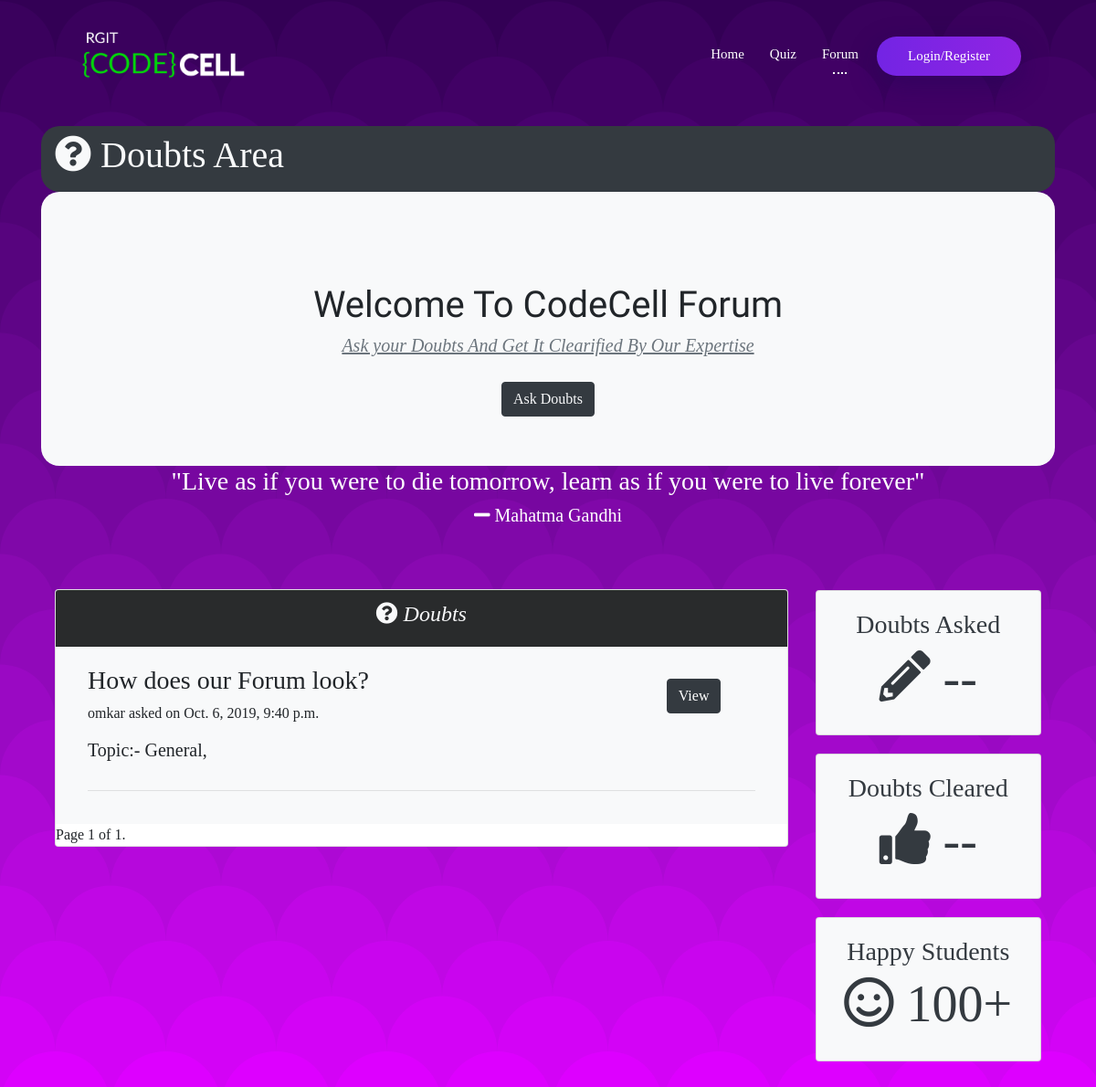
Before: /forum/ with the older database file.
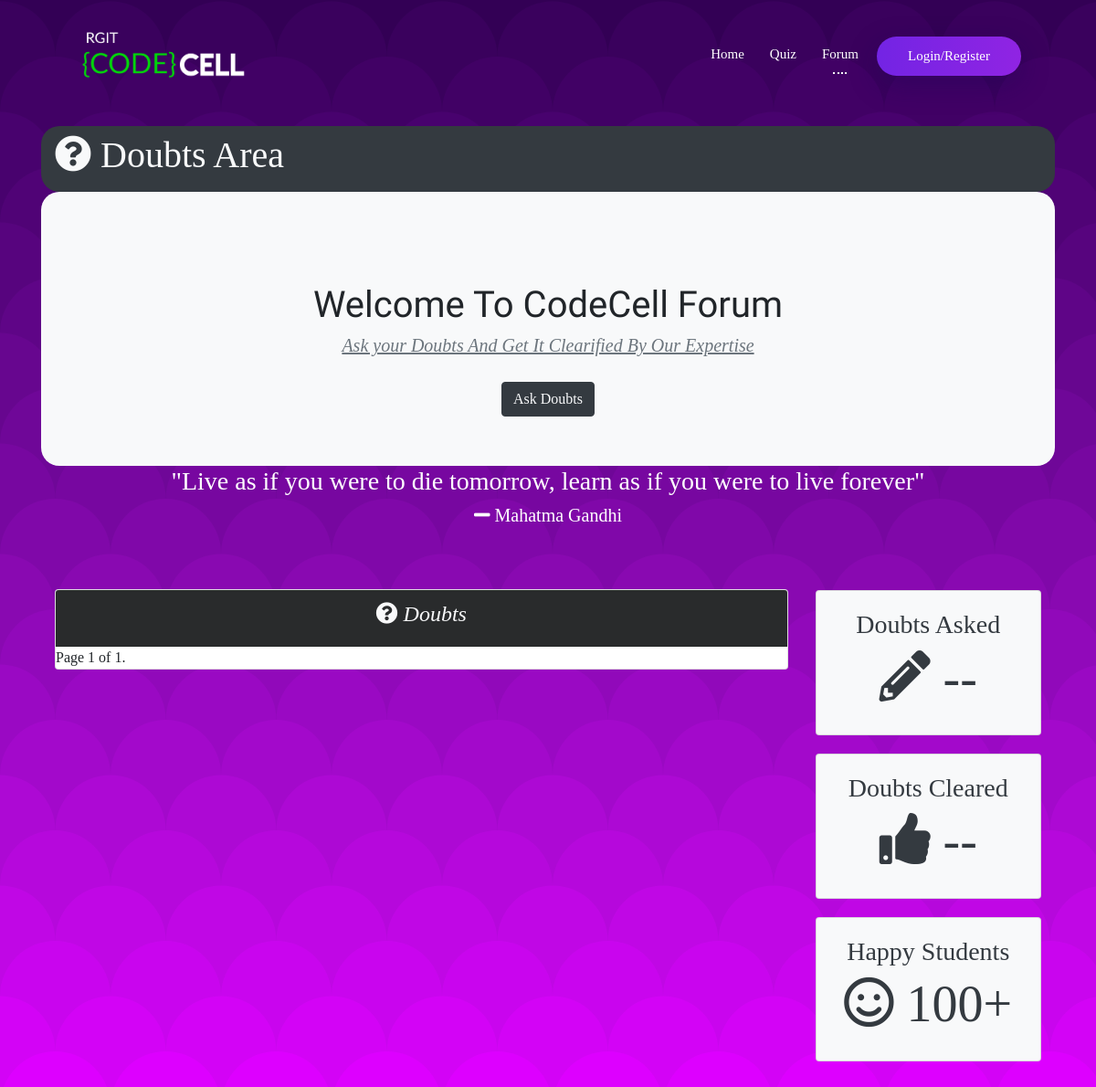
After: the same page with the newer database file.
### Forum/models.py (models this page shows, shortened)
class Forum_question(models.Model):
    question = models.CharField(max_length = 200, verbose_name = "Question Text", unique = True, blank = False, null = False)
    description = models.CharField(max_length = 500, verbose_name = "Question Description", unique = False, blank = True)
    topic = models.ManyToManyField(Topic, verbose_name = "Topic")
    user = models.ForeignKey(User, on_delete = models.CASCADE, verbose_name = "Question Author")
    asked_on = models.DateTimeField(auto_now_add = True, verbose_name = "Asked on ")
    views = models.IntegerField(verbose_name = "Views", default = 0, blank = False, null = False)
    upvotes = models.IntegerField(verbose_name = "Upvotes", default = 0, blank = False, null = False)
    class meta:
        verbose_name = "Question"
        verbose_name_plural = "Questions"

class Topic(models.Model):
    title = models.CharField(max_length = 100, verbose_name = "Title", unique = True, blank = False, null = False)
    description = models.CharField(max_length = 500, verbose_name = "Description", blank = True)
    def __str__(self):
        return self.title

### Forum/views.py (the view)
# urls.py: path('', views.forum_home, name = "forum_home"),
def forum_home(request, *args, **kwargs):
    No_of_questions_in_single_page = 25
    questions = Forum_question.objects.all().order_by('-asked_on')
    paginator = Paginator(questions, No_of_questions_in_single_page )
    page = request.GET.get('page')
    question_list = paginator.get_page(page)
    return render(request,'Forum/Forum_home.html',{'question_list':question_list})

### Forum/templates/Forum/Forum_home.html (shortened to what the changed rows need)
{% extends 'Accounts/base.html' %}
{% load static %}
{% block content %}
<link rel="stylesheet" href="{% static 'Accounts/css/loginPage.css' %}">
<link rel="stylesheet" href="{% static 'Accounts/css/loginPageResponsive.css' %}">
<header id="header">
<div class="container" style="margin-top: 30px">
  <div class="main">
      <header id="main-header" class="py-2 bg-dark text-light " style="border-radius: 20px">
        <div class="container">
          <div class="row">
            <div class="col-md-6">
              <h1>
                <i class="fas fa-question-circle"></i> Doubts Area</h1>
            </div>
          </div>
        </div>
      </header>
           <div style="border:1px ; width:100%; height:300px;border-radius: 20px ;" class="back bg-light" >
               <h1  class="font" style="text-align:center; padding-top:100px;">Welcome To CodeCell Forum</h1>
  </div>
  </div>
  <section id="profile">
    <div class="container" style="margin-bottom: 20px">
      <div class="row">
        <div class="col-md-9" style="margin-top:19px;">
          <div class="card">
            {% for i in question_list %}
            <div class="card-body bg-light">
              <div class="container ">
                <div class="row">
                  <div class="col-md-10 ">
                      <h3>{{ i.question }}</h3>
                          {{ i.user }} asked on {{ i.asked_on }}
                  </div>
                  <br/>
                  <div class="col-md-2">
                    <a href="{% url 'answer_list' pk=i.pk %}"><button style="margin-top:15px;" class="btn  btn-dark">View</button></a>
                  </div>
                </div>
                <div class="row">
                  <div class="col-md-6">
                    <p><h5>Topic:- {% for j in i.topic.all %} {{j}},  {%endfor%}</h5> </p>
                  </div>
                </div>
                <hr />
              </div>
            </div>
            {% endfor %}
      </div>
    </div>
      </div>
    </div>
  </section>
  </div>
{% endblock %}

Changed rows visible on the page:
removed Forum_question: question "How does our Forum look?", user "omkar", asked_on "Oct. 6, 2019, 9:40 p.m."
no longer on this page (row unchanged): Topic: title "General"
